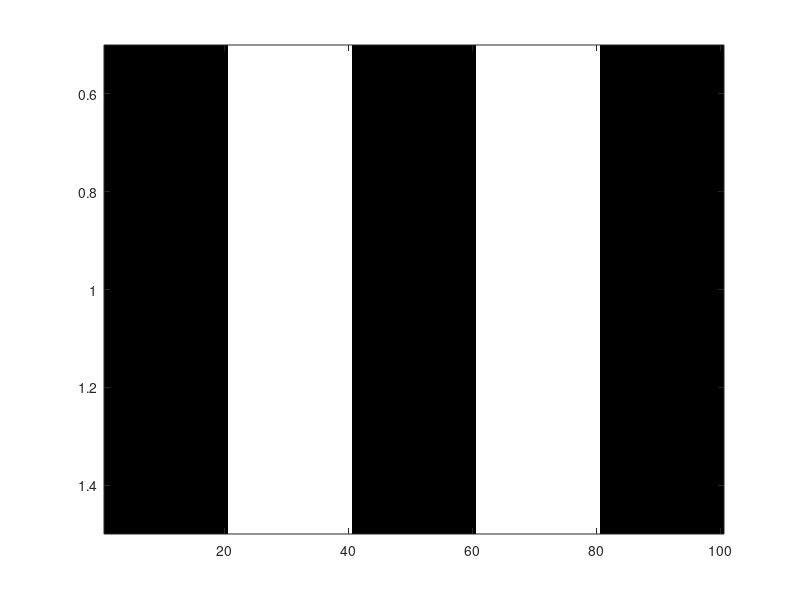
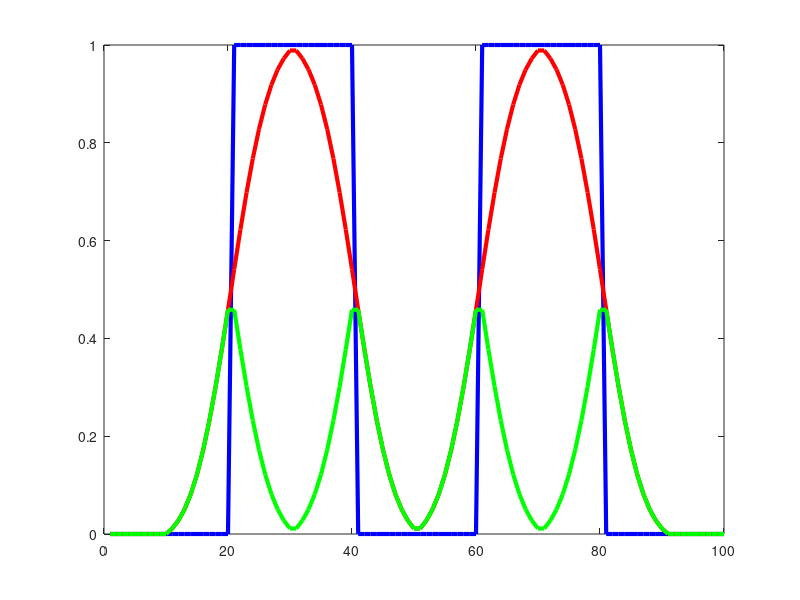
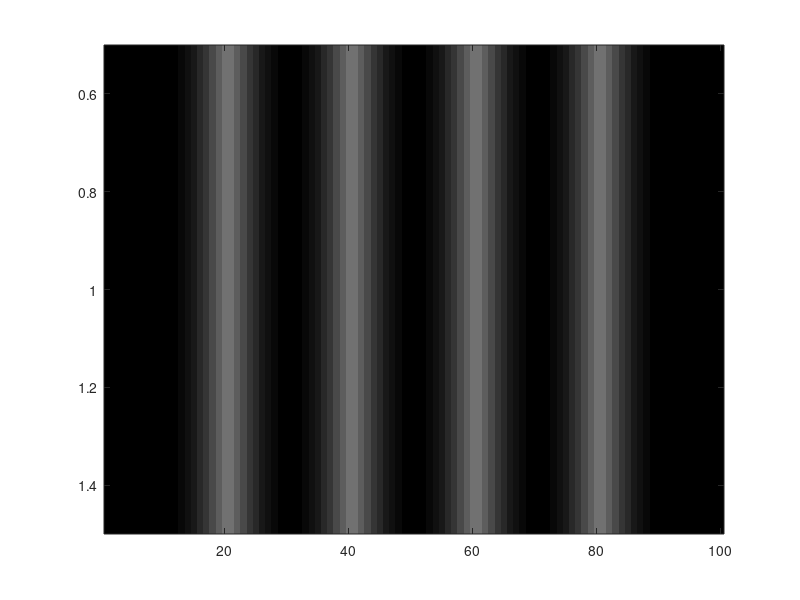
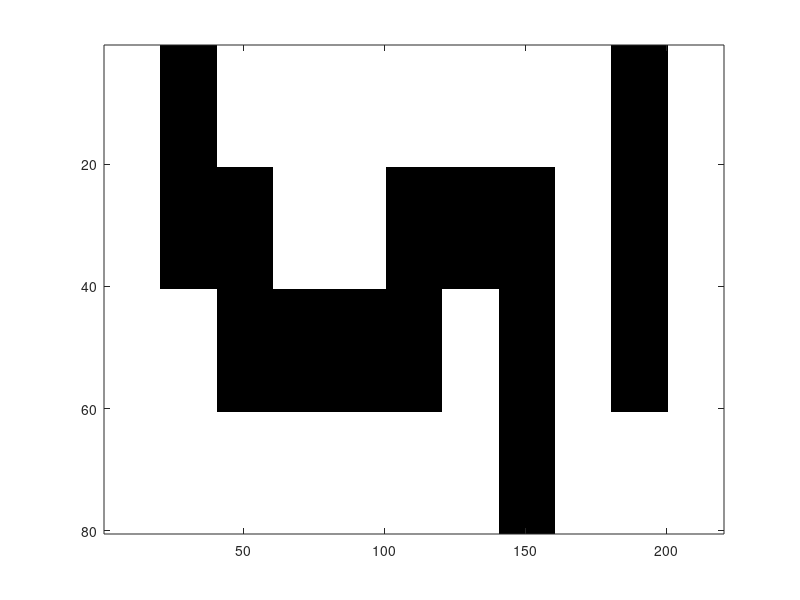

Recreate these plots in MATLAB, in order.
%
%   test_Suction_Cup_2D_01.m
%
%   Martin Krucinski
%
%

N=20;
N_Gauss     = N/4;

the_zeros   = zeros(1,N);
the_ones    = ones(1,N);
object1  = [the_zeros the_ones the_zeros the_ones the_zeros];
f1          = figure;
image(object1*64)
colormap gray


lip1 = imgaussfilt(object1, N_Gauss);

f2          = figure;
set(gcf, 'DefaultLineLineWidth',3);
plot(object1,'b')
hold on
plot(lip1,'r')

% object1_partial = object1(1:(N+1));
% lip1_partial = imgaussfilt(object1_partial, 1);
% 
% f3          = figure;
% set(gcf, 'DefaultLineLineWidth',3);
% hold on
% plot(object1_partial,'b')
% plot(lip1_partial,'r')

d1 = abs(object1 - lip1);
figure(f2)
plot(d1,'g')

f4          = figure;
image(d1*64)
colormap gray

%   Define Object 2

temp1   = [ the_ones the_zeros the_ones the_zeros the_ones the_zeros the_ones ];
temp2   = [ the_ones the_ones  the_ones the_zeros the_ones the_zeros the_ones ]; 
temp3   = [ the_ones the_ones  the_ones the_ones  the_ones the_zeros the_ones ]; 

temp4   = ( temp1' * the_ones )';
temp5   = ( temp2' * the_ones )';
temp6   = ( temp3' * the_ones )';

object2 = [ temp4 ; temp5 ; temp6 ];

%   Define Object 3

t0      = the_zeros;
t1      = the_ones;
temp1   = [ t1 t0 t1 t1 t1 t1 t1 t1 t1 t0 t1];
temp2   = [ t1 t0 t0 t1 t1 t0 t0 t0 t1 t0 t1];
temp3   = [ t1 t1 t0 t0 t0 t0 t1 t0 t1 t0 t1];
temp4   = [ t1 t1 t1 t1 t1 t1 t1 t0 t1 t1 t1];

temp5   = ( temp1' * t1 )';
temp6   = ( temp2' * t1 )';
temp7   = ( temp3' * t1 )';
temp8   = ( temp4' * t1 )';


object3 = [ temp5 ; temp6 ; temp7 ; temp8 ];

       

%   Override Object 2 for tests
disp('Overriding object2 with object3 !')
object2     = object3;

%disp('Overriding object2 with RANDOM object !')
%object2     = rand(size(object3));


lip2 = imgaussfilt(object2, N_Gauss);
d2 = abs(object2 - lip2);


f5          = figure;
image(object2*64)
colormap gray


f6          = figure;
image(lip2*64)
colormap gray


f7          = figure;
image(d2*64)
colormap gray

%   generate BINARY difference image

leak_threshold  = 0.2%0.3;
bd2         = d2 > leak_threshold;
f8          = figure;
image(bd2*64/2)
colormap gray

%   Find connected regions

SZ                  = size(object2);

%rangeX              = 0:dx:(L);
%rangeY              = 0:dx:(W);

rangeX          = 1:SZ(2);
rangeY          = 1:SZ(1);

% plot_X_range = [ rangeX(1) - 0.1 , rangeX(end) + 0.1 ];
% plot_Y_range = [ rangeY(1) - 0.1 , rangeY(end) + 0.1 ];

NX                  = length(rangeX);
NY                  = length(rangeY);

[WX,WY]     = meshgrid( rangeX , rangeY );

CC2     = bwconncomp(bd2,4);
CC2

%   Find regions that connect OUTSIDE (i.e. TOP of image)
%   with INSIDE (i.e. BOTTOM of image)

Nregions    = CC2.NumObjects;

all_leak_Idx = {};
all_leak_X  = {};
all_leak_Y  = {};
num_leak    = 0;
all_leak_no = [];

for r = 1:Nregions,
    Idx_region  = CC2.PixelIdxList{r};
    XX  = WX(Idx_region);
    YY  = WY(Idx_region);
    
    if ( (min(YY)==1) && (max(YY)==NY) ), % Connected path from TOP to BOTTOM exists
        disp('Found connecting leakage path!');
        num_leak        = num_leak + 1;
        all_leak_no(num_leak)   = r;
        all_leak_Idx{num_leak}  = Idx_region;
        all_leak_X{num_leak}    = XX;
        all_leak_Y{num_leak}    = YY;
    end
end

disp([ 'Found ' num2str(num_leak) ' leakage paths' ] );

f9 = figure;

%***imgleaks = zeros(size(bd2));
imgleaks = double(bd2)*0.5;


for l   = 1:num_leak,
    leak_Idx        = all_leak_Idx{l};
    SLI             = size(leak_Idx);
    imgleaks(leak_Idx)  = ones(SLI) * 1.0;
end

image(imgleaks*64)
colormap gray



        
